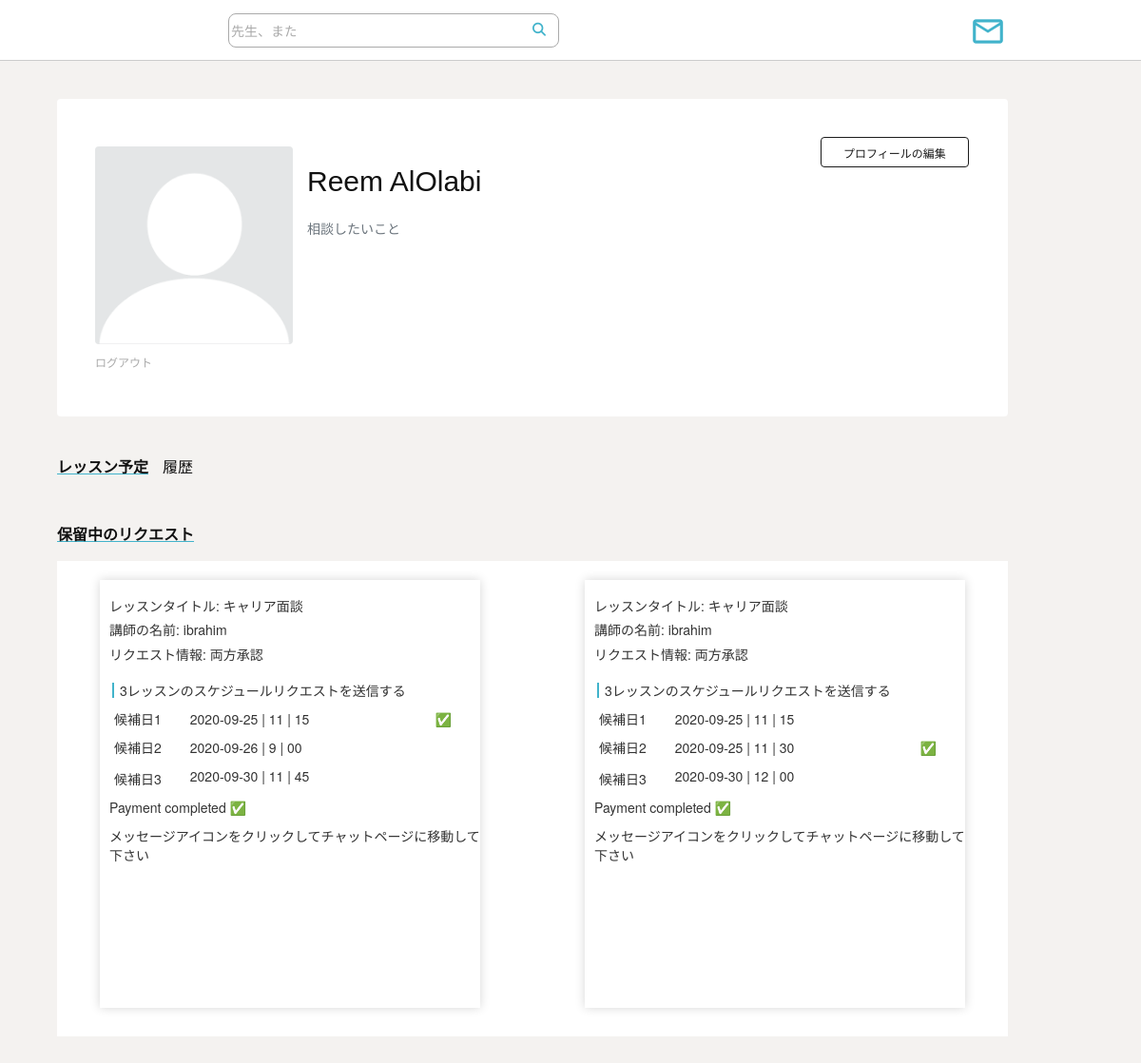
Before: /student_profile/46 (signed in) with the older database file.
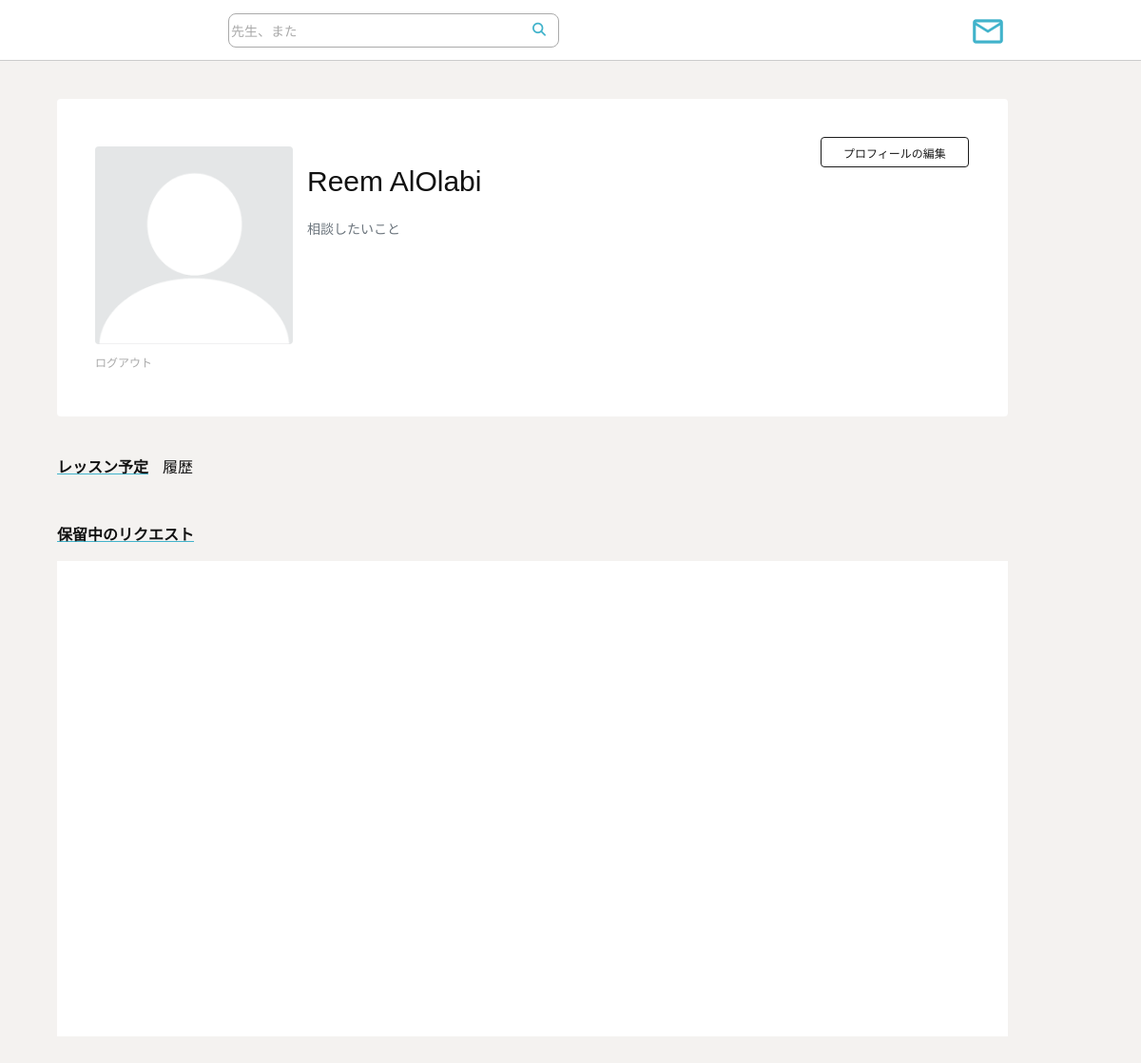
After: the same page with the newer database file.
### chat/models.py (models this page shows)
class Widget_form(models.Model):
    instructor  = models.ForeignKey(Instructor, on_delete=models.CASCADE, default=None)
    student     = models.ForeignKey(Student, on_delete=models.CASCADE, default=None)
    lesson      = models.ForeignKey(Lesson, on_delete=models.CASCADE, default=None)
    option1     = models.CharField(max_length=20, default="")
    option2     = models.CharField(max_length=20, default="")
    option3     = models.CharField(max_length=20, default="")
    option1_approved = models.BooleanField(default=False)
    option2_approved = models.BooleanField(default=False)
    option3_approved = models.BooleanField(default=False)
    status = models.CharField(max_length=40, default="Pending")
    paid = models.BooleanField(default=False)

### main/models.py (models this page shows)
class Lesson(models.Model):
    title = models.CharField(max_length=50)
    instructor = models.ForeignKey(Instructor, on_delete=models.CASCADE, default=None)
    student = models.ForeignKey(Student, on_delete=models.CASCADE, default=None, null=True)
    Date = models.DateTimeField()
    lesson_type = models.CharField(max_length=20)
    starting = models.CharField(max_length=20, default='None')
    ending = models.CharField(max_length=20, default='None')
    date_to_display = models.CharField(max_length=20, default='None')
    rating = models.FloatField(default=5)
    day = models.CharField(max_length=50, default ="None")

class User(AbstractUser):
    Id = models.AutoField(primary_key=True)
    name = models.CharField(max_length=50)
    age = models.IntegerField(default=0)
    blocked = models.BooleanField(default=False)
    img = models.ImageField(upload_to='media', default='default.png')
    last_login = models.CharField(max_length = 30)
    email = models.EmailField()
    password = models.CharField(max_length=20)
    username = models.CharField(default=email, max_length=200, unique=True)
    intro_msg = models.CharField(max_length = 200)
    catch_phrase = models.CharField(max_length = 200)

### main/views.py (the view)
# urls.py: url(r'^student_profile/(?P<user_id>.*)', views.student_profile, name="student_profile"),
def student_profile(request, user_id):
    if not 'is_logged' in request.session.keys():
        messages.success(request, 'あなたが最初にログインする必要があります')
        return redirect('mylogin')
    logged_user = User.objects.get(username__exact=request.session['email'])
    if not(int(user_id) == logged_user.Id):
        messages.success(request, 'You are not logged in using Your account!')
        return redirect('mylogin')
    user = Student.objects.get(pk=user_id)
    wfs = (x for x in Widget_form.objects.all() if (x.student.Id == logged_user.Id ))
    todays_session = get_starting_time(request)
    return render(request, 'student_profile.html', {'wfs':wfs, 'logged_user':logged_user, 'user':user, 'todays_session': todays_session})

### main/views.py (called while the page is built)
def get_approved_date(wf):
    if wf.option1_approved:
        return wf.option1.split("|")[0].split("-")
    elif wf.option2_approved:
        return wf.option2.split("|")[0].split("-")
    elif wf.option3_approved:
        return wf.option3.split("|")[0].split("-")

### templates/student_profile.html (shortened to what the changed rows need)
{% load static %}
<!DOCTYPE html>
<html lang="en">
<head>
    <link rel="stylesheet" href="https://stackpath.bootstrapcdn.com/bootstrap/4.5.0/css/bootstrap.min.css"
>
    <link rel="stylesheet" href="https://cdnjs.cloudflare.com/ajax/libs/font-awesome/4.7.0/css/font-awesome.min.css">
    <link rel="stylesheet" href="https://stackpath.bootstrapcdn.com/font-awesome/4.7.0/css/font-awesome.min.css"
>
    <link rel="stylesheet" href="https://maxcdn.bootstrapcdn.com/bootstrap/3.3.7/css/bootstrap.min.css">
    <link rel="stylesheet" href="{% static 'css/styles.css' %}">
    <link rel="stylesheet" href="{% static 'css/profile.css' %}">
</head>
<body>
    {% include "navbar.html" %}
    <div class="whole-body2">
        <div class="tab-content" id=nav-tabContent>
            <div class="tab-pane show active" id="list-schedule-classes" role="tabpanel">
                <div class="widgets">
                    {% if wfs %}
                    {% for wf in wfs %}
                    <div class="student-widget" id="list-schedule-class">
                        <h5 class="ml-3">レッスンタイトル: {{wf.lesson.title}}</h5>
                        <h5 class="ml-3 text-truncate">講師の名前: {{wf.instructor.name}}</h5>
                        <h5 class="ml-3">リクエスト情報:
                        {% if wf.status == "Pending"%}
                            保留中
                        {% elif wf.status == "Both Approved" %}
                            両方承認
                        {% elif wf.status == "Student Should Resubmit" %}
                            学生は再提出する必要があります
                        {% elif wf.status == "Instructor Approved" %}
                            インストラクター承認
                        {% endif %}
                        </h5>
                        <div class="column ml-3">
                            <div class="d-flex flex-row ml-1">
                                <div class="title-bar"></div>
                                <p class="ml-1 mt-3">3レッスンのスケジュールリクエストを送信する</p>
                            </div>
                            <form method="POST" action="{% url 'student_final_confirmation' wf.id %}" class="">
                                <div class="d-flex flex-row ml-2">
                                    <p>候補日1</p>
                                    <p class="ml-5"> {{wf.option1}} </p>
                                    {% if wf.option1_approved %}
                                    <p class="ml-auto mr-5"> &#9989; </p>
                                    {% elif not wf.option1_approved and wf.status == "Student Should Resubmit" %}
                                    <p class="ml-auto mr-5">&#10060;</p>
                                    {% endif %}
                                </div>
                                <div class="d-flex flex-row ml-2">
                                    <p>候補日2</p>
                                    <p class="ml-5">{{wf.option2}}</p>
                                    {% if wf.option2_approved %}
                                    <p class="ml-auto mr-5"> &#9989; </p>
                                    {% elif not wf.option2_approved and wf.status == "Student Should Resubmit" %}
                                    <p class="ml-auto mr-5">&#10060;</p>
                                    {% endif %}
                                </div>
                                <div class="d-flex flex-row ml-2">
                                    <p class="mt-1">候補日3</p>
                                    <p class="ml-5">{{wf.option3}}</p>
                                </div>
                                {% if wf.status == "Student Should Resubmit" %}
                                <a href="{% url 'edit_session_request' wf.id %}" class="btn btn-outline-info go-to-chat">再送信</a>
                                {% elif wf.status == "Both Approved" %}
                                {% if wf.paid %}
                                <p>Payment completed &#9989 </p>
                                <p class="note">メッセージアイコンをクリックしてチャットページに移動して下さい</p>
                                {% else %}
                                <div class="paypal-button-container mx-auto d-block w-75" id="{{wf.id}}"></div>
                                {% endif %}
                                {% elif wf.status == "Instructor Approved" %}
                                <button type="submit" name="submit"
                                    class="btn btn-outline-info go-to-chat">同意する</button>
                                {% endif %}
                            </form>
                        </div>
                    </div>
                    {% endfor %}
                    {% endif %}
                </div>
            </div>
        </div>
    </div>
</body>
</html>

Changed rows visible on the page:
removed Widget_form: lesson "キャリア面談", instructor.name "ibrahim", status "両方承認", option1 "2020-09-25 | 11 | 15", option2 "2020-09-26 | 9 | 00", option3 "2020-09-30 | 11 | 45"
removed Widget_form: lesson "キャリア面談", instructor.name "ibrahim", status "両方承認", option1 "2020-09-25 | 11 | 15", option2 "2020-09-25 | 11 | 30", option3 "2020-09-30 | 12 | 00"
